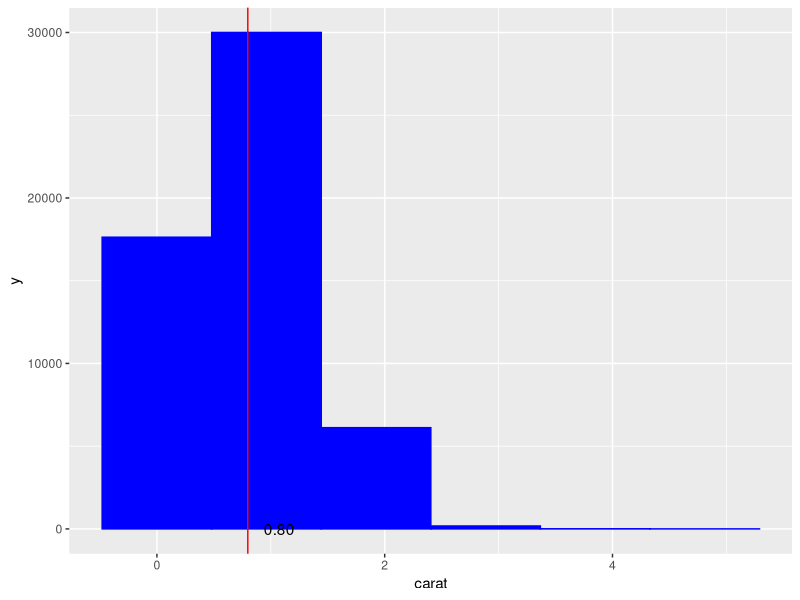
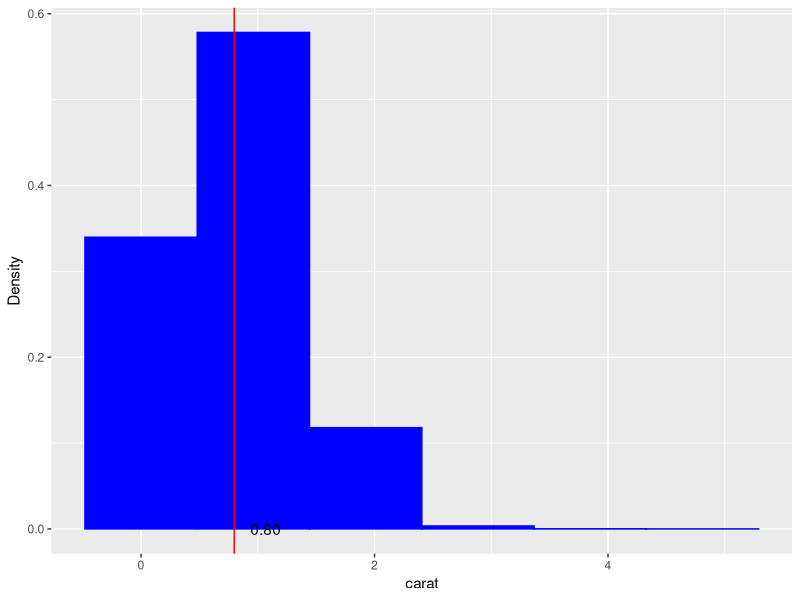
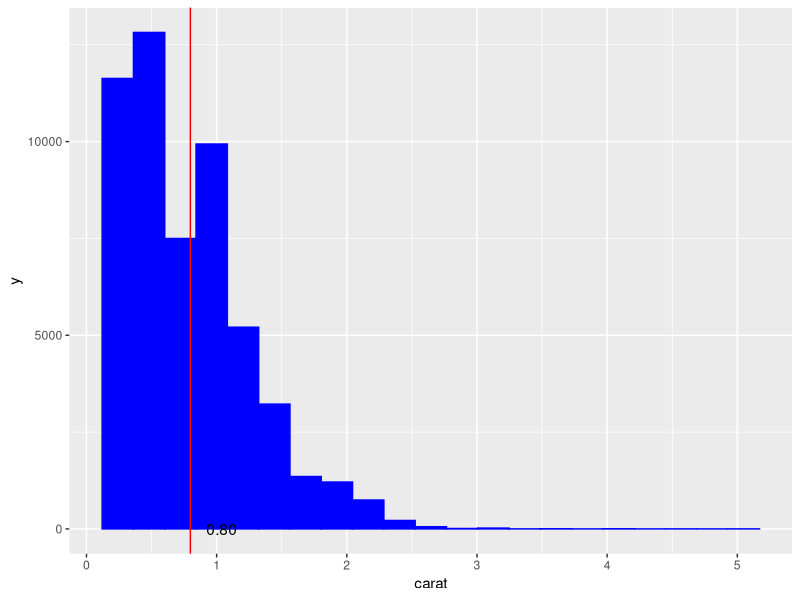
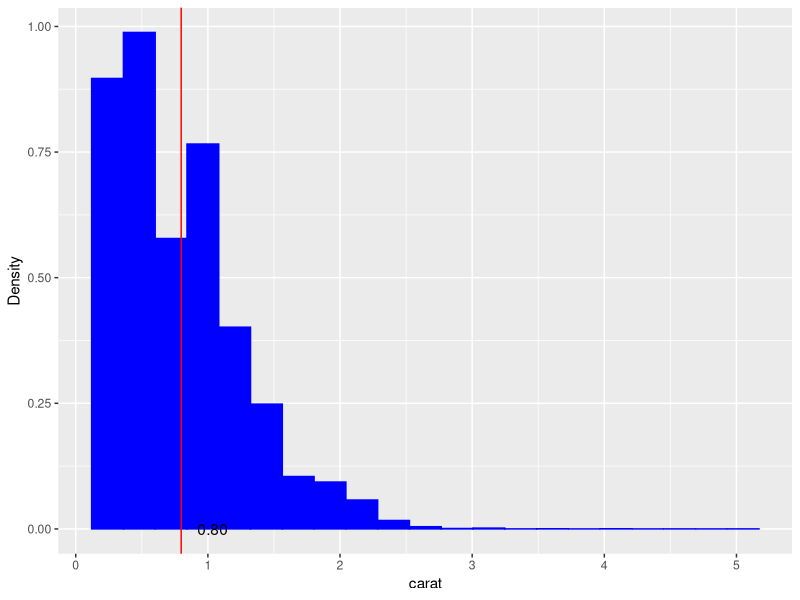
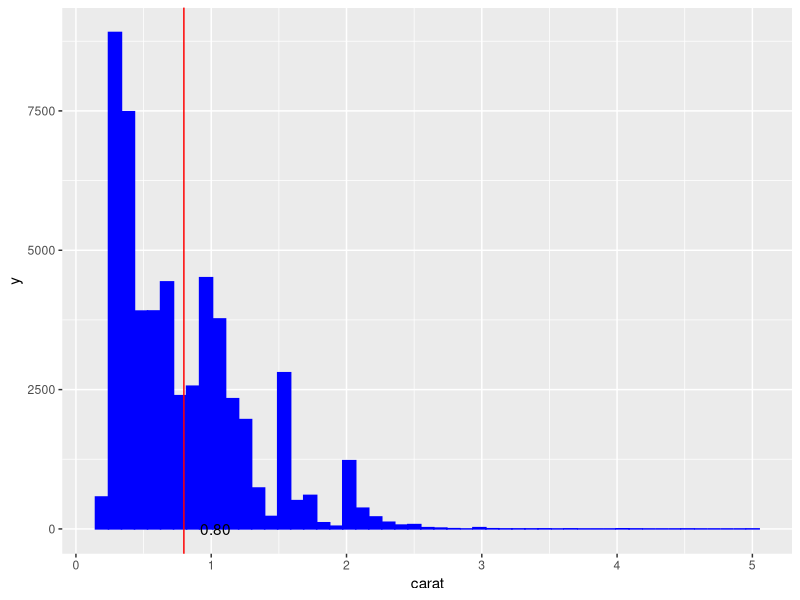
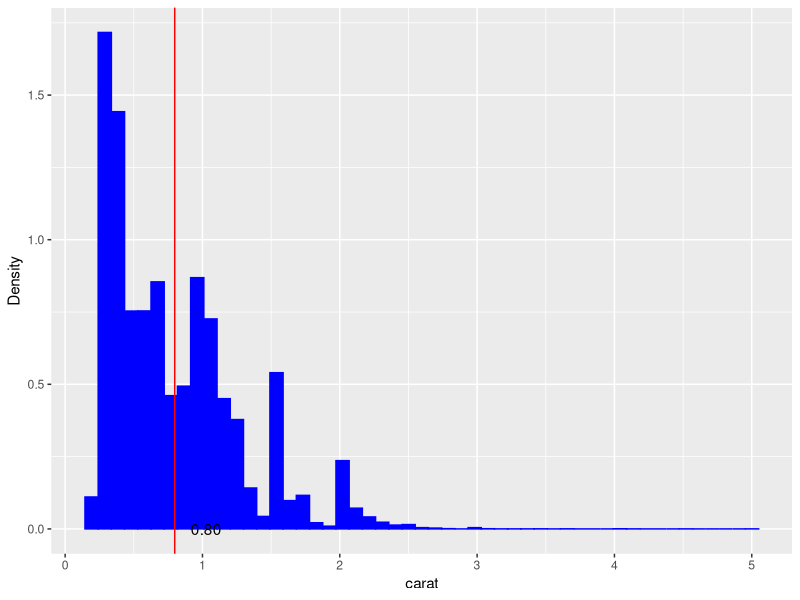
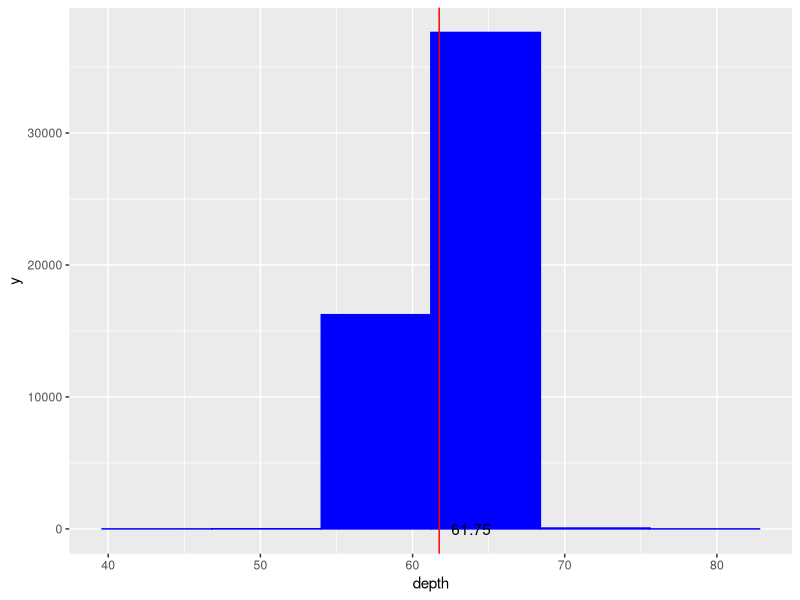
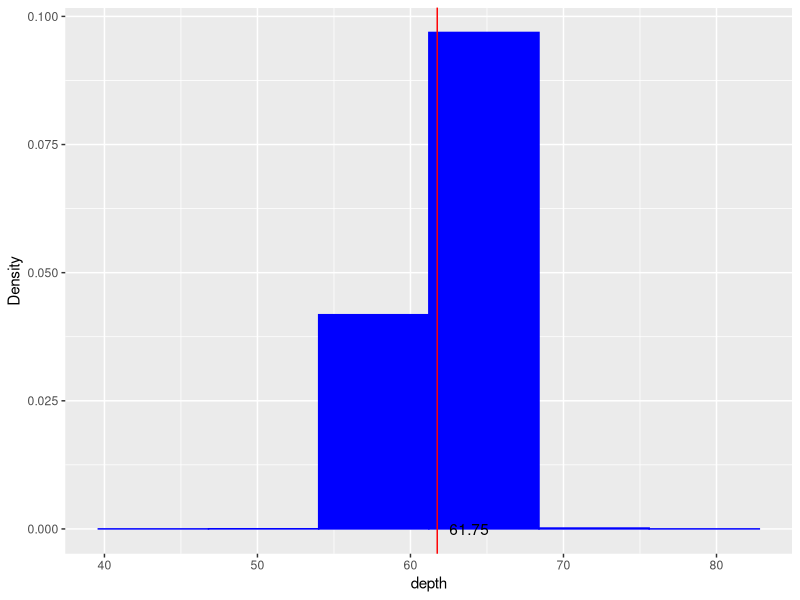

Recreate these plots in R, in order. (Note: this script raises an error after producing the figures.)
## ---- chunk 1
#Problem 1
#Plot a pair of blue histograms with a vertical red line at the mean for every numerical variable at each bin size specified in the bin sizes input parameter.

#calls the data frame 'diamonds' and 'mtcars' into memory 
data(diamonds)
data(mtcars)
require(ggplot2)
require(grid)
#binsizes <- c(5, 20, 50)
#threshold <- 0.25
#df <- data(diamonds)
#Here 'A' is being assigned and 'as.logical' attempts to coerce its argument to be of logical type. 'rep' replicates the values in x. 'c' forms a vector.
diamonds <- within(diamonds, 'A' <- as.logical(rep(c("True","False"), c(23599, 30341)))) 
#str(A) will show us that logi is made up of Trues and Falses
str(diamonds)
#'<-' assigns a value to a name, here a new vector is assigned to 'var_num', 'var_factor' and 'var_logical' that uses the built in 'sapply' which by default returns a vector, which takes all the parts of the data frame diamonds in this case and pulls out the numeric, factor and logical columns
var_num <- diamonds[sapply(diamonds, is.numeric) == TRUE]
var_factor <- diamonds[sapply(diamonds, is.factor) == TRUE]  
var_logical <- diamonds[sapply(diamonds, is.logical) == TRUE]
str(var_num)
str(var_factor)
str(var_logical)

#Add loop in function for all variables, bin sizes and mean line
explore <- function(df, binsizes, corr_thresh) 
{
  for (i in 1:length(var_num))
  {
    for (bins in 1:length(binsizes))
    {
      #Calculate bin size
      num_bins <- (max(var_num[[i]])-min(var_num[[i]]))/binsizes[bins]
      
      #Calculate the mean and label
      col_mean <- mean(var_num[[i]])
      mean_Label = sprintf("%8.2f ", col_mean)
      
      #Plot regular count histogram
      explore <- ggplot(var_num, aes(x=var_num[[i]]),
                         environment = environment())
      explore <- explore +
        geom_histogram(colour = 'blue',
                       fill = 'blue',
                       binwidth=num_bins) +
        labs(x=names(var_num)[[i]]) +
        geom_vline(xintercept=col_mean, colour='red') +
        annotate("text",x=col_mean,y=0,label=mean_Label,hjust=0)
      print(explore)
      #Plot denisty histogram
      print(explore + aes(y=..density..) + labs(y="Density"))
      }
    }
#Problem #2
#Plot a gray bar graph for every categorical and binary variable.  
  for ( k in 1:length(var_logical))
    {
      explore <- ggplot(var_logical, aes(x=var_logical[[k]]), 
                        environment = environment()) 
  
explore <- explore + geom_bar(fill="gray", colour="gray") + labs(x=names(var_logical)[k])
print(explore) 
      }
#Problem 3
#Calculate the r^2 value for every pair of numerical variables.
      for(i in 1:length(var_num))
      {
      r_square <- cor(var_num[i] ,var_num[i+1])^2
      print(r_square)
      }
  }

#Test it
explore (diamonds, c(5,20,50))



#Problem 4
#a: A frequency table for every categorical and binary variable.
freq_a <-table(var_factor[1])
freq_b <- table(var_factor)
str(freq_a)
str(freq_b)

freq_c <-table(var_logical[1])
freq_d <- table(var_logical)
str(freq_a)
str(freq_b)

